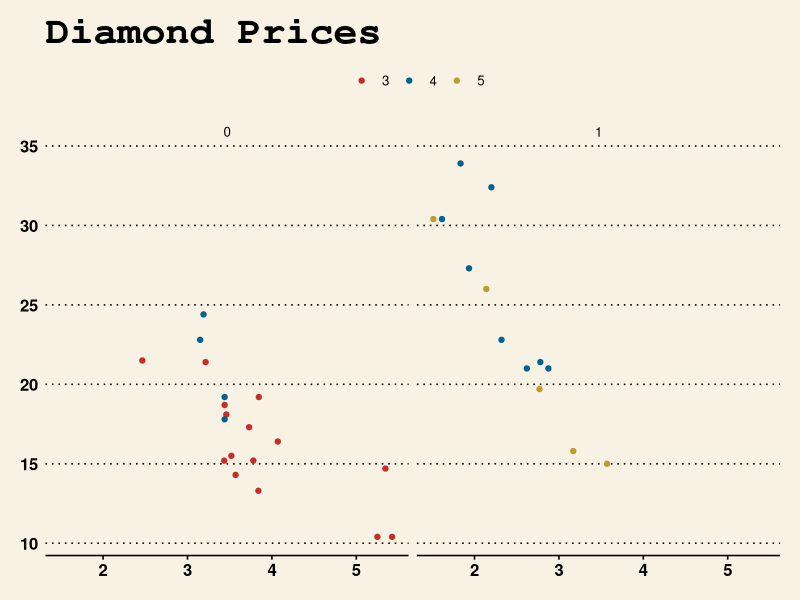
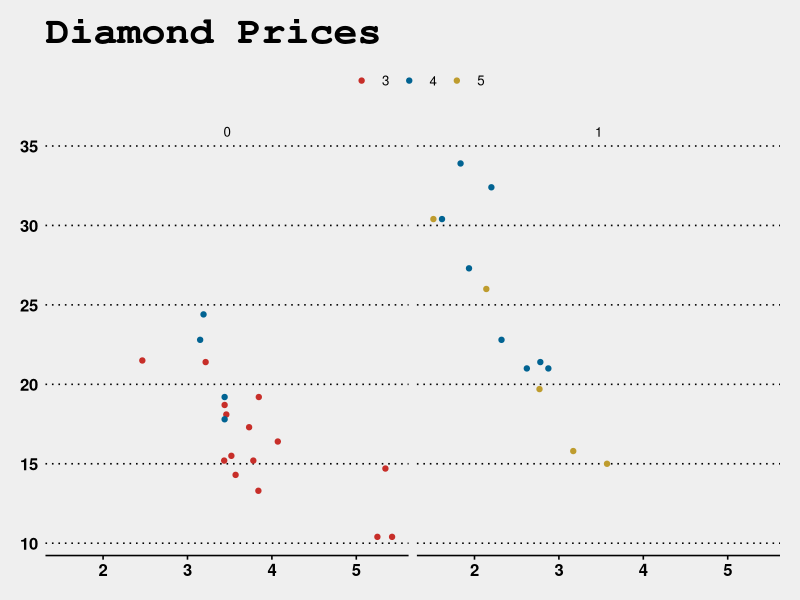

The R script that drew these images, in order:
library(ggthemes)


### Name: theme_wsj
### Title: Wall Street Journal theme
### Aliases: theme_wsj

### ** Examples

library("ggplot2")

p <- ggplot(mtcars) +
     geom_point(aes(x = wt, y = mpg, colour = factor(gear))) +
     facet_wrap(~am) +
     ggtitle("Diamond Prices")
p + scale_colour_wsj("colors6", "") + theme_wsj()
# Use a gray background instead
p + scale_colour_wsj("colors6", "") + theme_wsj(color = "gray")
